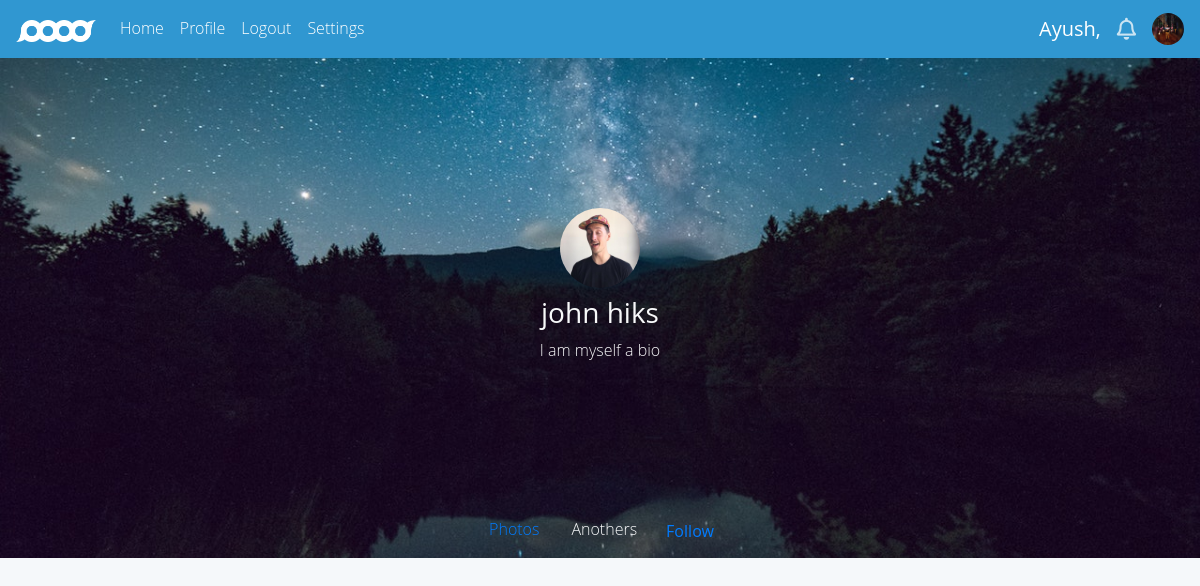
Screenshot of /profile/Jhiks (signed in) with the database file from the repository.
### pagesetup/models.py (models this page shows, shortened)
class Profile(models.Model):
    user = models.ForeignKey(User,on_delete=models.CASCADE)
    bio = models.TextField(blank=True , default='lorem ipsum')
    profile_pic = models.ImageField(upload_to= "profile_pic" , default='defpic.jpeg')
    location = models.CharField(max_length=100 , blank=True , default='india')

### pagesetup/views.py (the view)
# urls.py: path('profile/<str:pk>',views.profile,name='profile'),
@login_required(login_url='/login')
def profile(request , pk):
    main_profile = Profile.objects.get(user = request.user)
    current_cred = User.objects.get(username = pk)
    current_profile = Profile.objects.get(user = current_cred)
    current_posts = Posts.objects.filter(user = pk)
    follow_str = ''
    if FollowUser.objects.filter(follower = request.user.username , following = pk):
        follow_str = "Unfollow"
    else:
        follow_str = "Follow"
    context = {
        'first_name':request.user.first_name.capitalize(),
        'profile':current_profile,
        'posts':current_posts,
        'main_profile':main_profile,
        'current_cred':current_cred,
        'follow_str':follow_str,
    }
    return render(request,'profile.html' , context)

### templates/profile.html (shortened to what this page needs)
{% load static %}
<!DOCTYPE html>
<html lang="en">
  <head>
    <link rel="stylesheet" href="https://cdnjs.cloudflare.com/ajax/libs/twitter-bootstrap/4.3.1/css/bootstrap.min.css" />
    <link rel="stylesheet" href="https://use.fontawesome.com/releases/v5.7.2/css/all.css" />
    <link rel="stylesheet" href="{% static 'css/style1.css' %}" />
    <link rel="stylesheet" href="lightbox.min.css" />
  </head>
  <body>
    <nav
      class="navbar navbar-expand-md navbar-dark mb-4"
      style="background-color: #3097d1"
    >
      <a href="/" class="navbar-brand"
        ><img
          src="{% static 'images/brand-white.png' %}"
          alt="logo"
          class="img-fluid"
          width="80px"
          height="100px"
      /></a>
      <div class="collapse navbar-collapse" id="responsive">
        <ul class="navbar-nav mr-auto text-capitalize">
          <li class="nav-item"><a href="/" class="nav-link active">home</a></li>
          <li class="nav-item"><a href="/profile/{{user.username}}" class="nav-link active">Profile</a></li>
          <li class="nav-item"><a href="/logout" class="nav-link active"> Logout </a> </li>
          <li class="nav-item"><a href="/settings" class="nav-link active"> Settings </a> </li>
        </ul>
        <h5 class="d-none d-md-block mt-2" style="color: white">
          {{first_name}},
        </h5>
        <a
          href="notification.html"
          class="text-decoration-none"
          style="color: #cbe4f2; font-size: 22px"
          ><i class="far fa-bell ml-3 d-none d-md-block"></i
        ></a>
        <img
          src="{{main_profile.profile_pic.url}}"
          alt=""
          class="rounded-circle ml-3 d-none d-md-block"
          width="32px"
          height="32px"
        />
      </div>
    </nav>
    <div style="height: 500px; margin-top: -2%; background-size: cover; background-repeat: no-repeat; background-position: center; background-image: url({% static 'images/banner.jpg' %});">
      <div class="banner-title d-flex flex-column justify-content-center align-items-center">
        <img
          src="{{profile.profile_pic.url}}"
          alt="img"
          class="rounded-circle mb-2"
          width="80px"
          height="80px"
        />
        <h3 class="text-light mb-2">{{current_cred.first_name}} {{current_cred.last_name}}</h3>
        <p class="text-light">
          {{profile.bio}}
        </p>
      </div>
      <div class="banner-end d-flex justify-content-center align-items-end">
        <form action="/follow" method="post">
            <ul class="nav text-light">
            <a class="nav-link active" href="#feed"><li>Photos</li></a>
            <li class="nav-item nav-link"> Anothers </li>
            {% if user.username != current_cred.username %}
                <button type="submit" class="btn btn-link pb-1 text-decoration-none"> {{follow_str}} </button>
            {% endif %}
          </ul>
          </form>
      </div>
    </div>
  </body>
</html>

### static/css/style1.css (style rules this page uses)
* { box-sizing: border-box; scroll-behavior: smooth; }
body { background-color: #F5F8FA; font-family: "Open Sans", "Helvetica Neue", Helvetica, Arial, sans-serif; margin: 0; font-weight: 300; line-height: 1.6; color: #212529; text-align: left; }
a { text-decoration: none; }
.banner-title { transform: translateY(150px) }
.banner-end { transform: translateY(280px) }

### rows the page displays
Profile: profile_pic (picture)
Profile: profile_pic (picture), bio "I am myself a bio"

### other values shown
{{ first_name }} "Ayush"
{{ current_cred.first_name }} "john"
{{ current_cred.last_name }} "hiks"
{{ follow_str }} "Follow"
